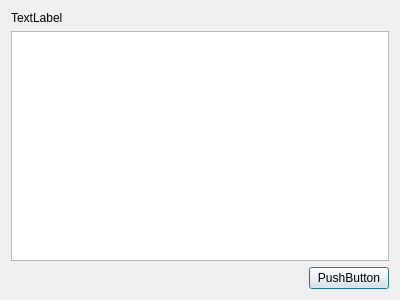
<?xml version="1.0" encoding="UTF-8"?>
<ui version="4.0">
 <class>Dialog</class>
 <widget class="QDialog" name="Dialog">
  <property name="geometry">
   <rect>
    <x>0</x>
    <y>0</y>
    <width>400</width>
    <height>300</height>
   </rect>
  </property>
  <property name="windowTitle">
   <string>Dialog</string>
  </property>
  <layout class="QVBoxLayout" name="verticalLayout">
   <item>
    <widget class="QLabel" name="label">
     <property name="text">
      <string>TextLabel</string>
     </property>
    </widget>
   </item>
   <item>
    <widget class="QTextEdit" name="textEdit"/>
   </item>
   <item>
    <layout class="QHBoxLayout" name="horizontalLayout">
     <item>
      <spacer name="horizontalSpacer">
       <property name="orientation">
        <enum>Qt::Horizontal</enum>
       </property>
       <property name="sizeHint" stdset="0">
        <size>
         <width>40</width>
         <height>20</height>
        </size>
       </property>
      </spacer>
     </item>
     <item>
      <widget class="QPushButton" name="pushButton">
       <property name="text">
        <string>PushButton</string>
       </property>
      </widget>
     </item>
    </layout>
   </item>
  </layout>
 </widget>
 <resources/>
 <connections/>
</ui>
